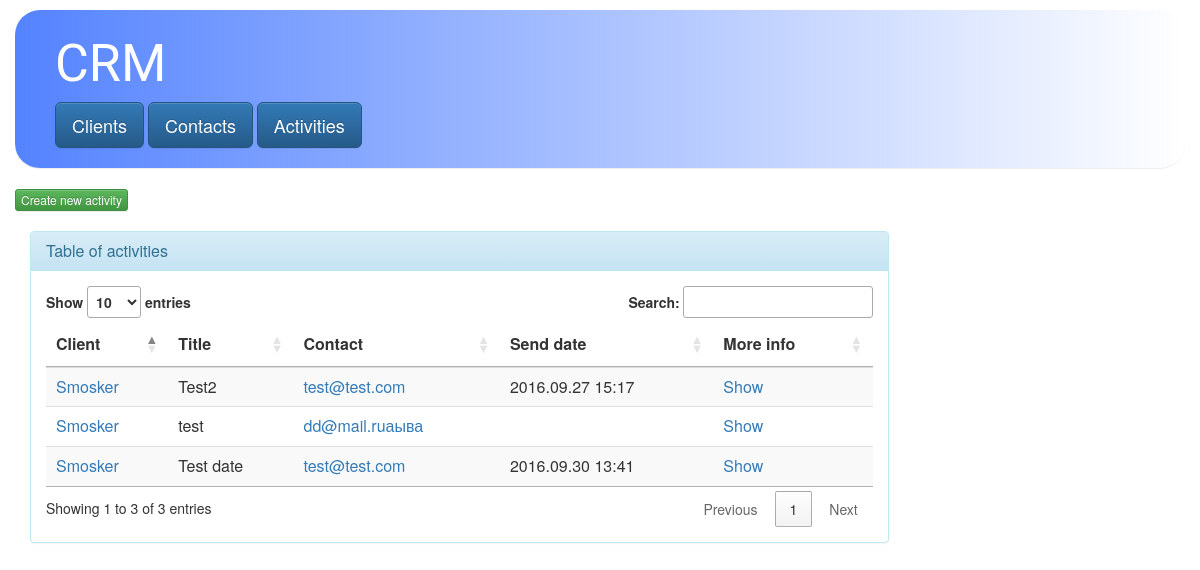
Page /crm/activities/ on the committed database.
### crm/models.py (models this page shows, shortened)
class Activity(models.Model):
    title = models.CharField(max_length=30)
    text = models.CharField(max_length=10000)
    client = models.ForeignKey(Client, on_delete=models.PROTECT)
    contact = models.ForeignKey(Contact, on_delete=models.PROTECT,limit_choices_to={'active': True})
    send_date = models.DateTimeField(null=True,blank=True)

class Client(models.Model):
    name = models.CharField(max_length=200)
    loyal = models.BooleanField(default=False)

class Contact(models.Model):
    first_name = models.CharField(max_length=200)
    last_name = models.CharField(max_length=200)
    email = models.EmailField()
    phone = models.IntegerField()
    client = models.ForeignKey(Client, on_delete=models.SET_NULL,null=True,blank=True)
    active = models.BooleanField(default=True)

### crm/views.py (the view)
class Activities(generic.ListView):
    model = Activity
    template_name = 'crm/activities.html'
    context_object_name = 'activities_list'

### crm/templates/crm/activities.html
{% extends 'crm/base.html' %}
{% block content %}
<a class="btn btn-xs btn-success" href="{% url 'crm:new_activity'%}">{{ "Create new activity" }}</a>
<br>
<br>
<div class="col-md-9 ">
  <div class="panel panel-info">
    <div class="panel-heading">
      <h3 class="panel-title">Table of activities</h3>
    </div>
    <div class="panel-body">
      {% if activities_list %}
        <table id="contacts_table" class="table table-striped">
          <thead>
            <tr>
              <th>Client</th>
              <th>Title</th>
              <th>Contact</th>
              <th>Send date</th>
              <th>More info</th>
            </tr>
          </thead>
          <tbody>
            {% for activity in activities_list %}
            <tr>
              <td><a href="{% url 'crm:client' activity.client.id%}">{{ activity.client.name }}</a></td>
              <td> {{ activity.title }}</td>
              <td><a href="{% url 'crm:contact' activity.contact.id%}">{{ activity.contact.email }}</a></td>
              <td> {{ activity.send_date|date:"Y.m.d H:i"}}</td>
              <td><a href="{% url 'crm:activity' activity.id%}">Show</a></td>
            </tr>
            {% endfor %}
          </tbody>
        </table>
      {% else %}
      <p>No activities are available.</p>
      {% endif %}
    </div>
  </div>
</div>
{% endblock content %}

### crm/static/crm/style.css (style rules this page uses)
body { padding-left: 15px; }
h3 { color:rgb(48,147,232); }

### rows in the picture
Activity: client.name "Smosker", title "Test2", contact.email "test@test.com", send_date "2016.09.27 15:17"
Activity: client.name "Smosker", title "test", contact.email "dd@mail.ruаыва"
Activity: client.name "Smosker", title "Test date", contact.email "test@test.com", send_date "2016.09.30 13:41"

### other values in the picture
{{ "Create new activity" }} "Create new activity"
